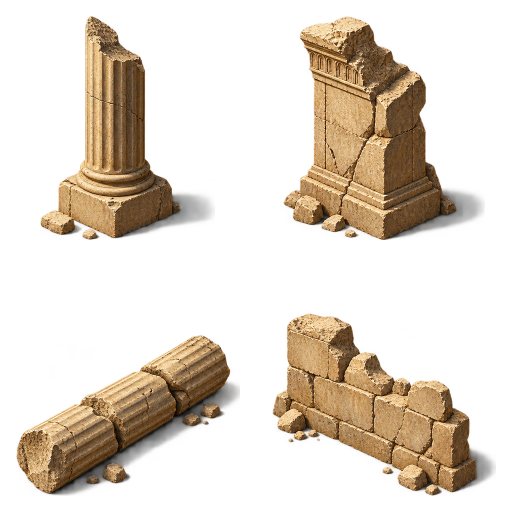
#> input picture flutter_game/art/desert-temple.webp, 1024 x 1024 px (shown at 1/2 size)
$ python prepare_desert_temple.py --source ../../flutter_game/art/desert-temple.webp
#> lines starting #> are read from the running program, lines starting #| are printed output that depends on the picture
"""Fit four original generated temple props into isolated, grounded atlas cells."""
import argparse
import hashlib
import json
import shutil
from pathlib import Path
from PIL import Image

parser = argparse.ArgumentParser(description=__doc__)
parser.add_argument('--source', required=True, type=Path)
source = parser.parse_args().source
root = Path(__file__).resolve().parents[2]
with Image.open(source) as raw:
#> raw is the input picture: PIL image 1024x1024 RGBA; mean R, G, B, A 49.3, 38.3, 24.6, 73.3
    original = raw.convert('RGBA')
atlas = Image.new('RGBA', (1024, 1024))
#> atlas: PIL image 1024x1024 RGBA; every value is 0
frames = []
for i in range(4):
    box = (round((i % 2) * original.width / 2), round((i // 2) * original.height / 2),
           round((i % 2 + 1) * original.width / 2), round((i // 2 + 1) * original.height / 2))
    tile = original.crop(box)
    bounds = tile.getchannel('A').point(lambda a: 255 if a > 12 else 0).getbbox()
    if bounds is None:
        raise ValueError('Generated prop cell is empty')
    tile = tile.crop(bounds)
    scale = min(448 / tile.width, 448 / tile.height)
    size = (round(tile.width * scale), round(tile.height * scale))
    tile = tile.convert('RGBa').resize(size, Image.Resampling.LANCZOS).convert('RGBA')
    at = (i % 2 * 512 + (512 - size[0]) // 2, i // 2 * 512 + 480 - size[1])
    atlas.alpha_composite(tile, at)
    frames.append({'index': i, 'sourceCell': box, 'contentCrop': bounds,
                   'outputContent': [*at, *size], 'footY': 480})
#> this loop made 4 passes
#> bounds on passes 1 to 4: (81, 32, 430, 480), (54, 32, 458, 480), (32, 158, 480, 480), (33, 114, 480, 480)
#> pass 1, `tile = original.crop(box)`:
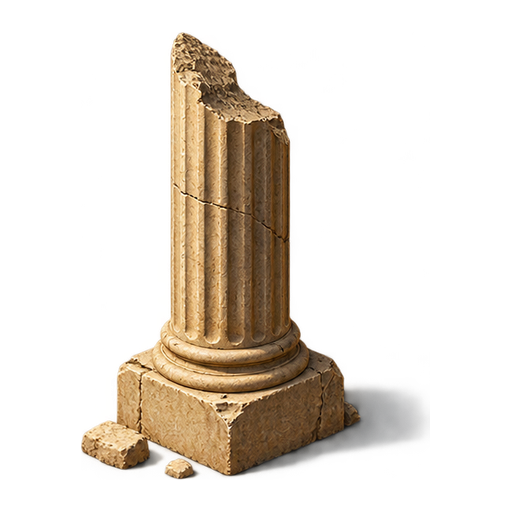
#> tile: PIL image 512x512 RGBA; mean R, G, B, A 38.3, 30, 19.1, 59.2; transparent parts drawn white
#> pass 1, `tile = tile.crop(bounds)`:
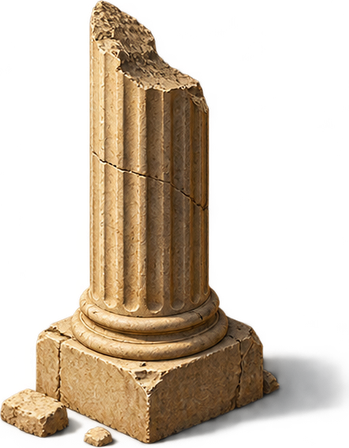
#> tile: PIL image 349x448 RGBA; mean R, G, B, A 64.2, 50.3, 32, 99.3; transparent parts drawn white
#> pass 2, `tile = original.crop(box)`:
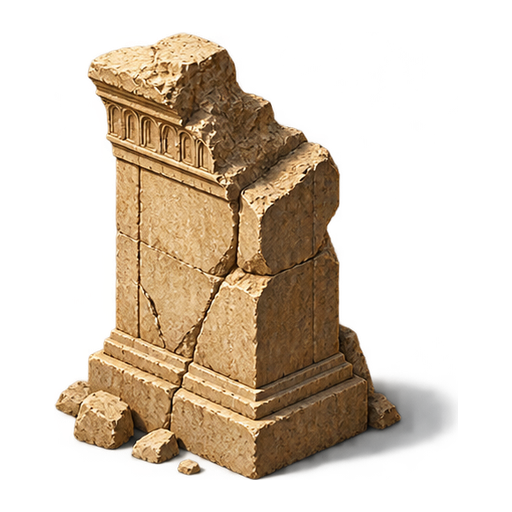
#> tile: PIL image 512x512 RGBA; mean R, G, B, A 62.1, 48, 31.2, 93.2; transparent parts drawn white
#> after the loop:
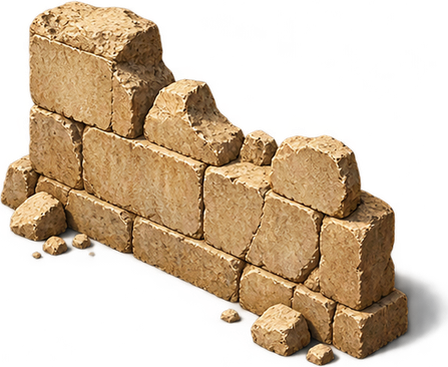
#> tile: PIL image 448x367 RGBA; mean R, G, B, A 93.7, 72.1, 45.8, 124.9; transparent parts drawn white
#> after the loop, frames = 4 items
output = root / 'flutter_game/art/desert-temple.webp'
atlas.save(output, format='WEBP', lossless=True, method=6, exact=True)
archive = root / 'docs/art/desert-temple-original.png'
if source.resolve() != archive.resolve():
    shutil.copyfile(source, archive)
metadata = {'generator': 'image_gen', 'packer': 'tools/world-art/prepare_desert_temple.py',
            'original': str(archive.relative_to(root)),
            'originalSha256': hashlib.sha256(archive.read_bytes()).hexdigest(),
            'runtime': str(output.relative_to(root)),
            'runtimeSha256': hashlib.sha256(output.read_bytes()).hexdigest(),
            'size': [1024, 1024], 'decodedRGBABytes': 4194304,
            'columns': 2, 'rows': 2, 'transparentPadding': 32, 'frames': frames}
(root / 'docs/art/desert-temple-provenance.json').write_text(json.dumps(metadata, indent=2) + '\n')

$ run again, with flutter_game/art/action-glyphs.webp copied over flutter_game/art/desert-temple.webp
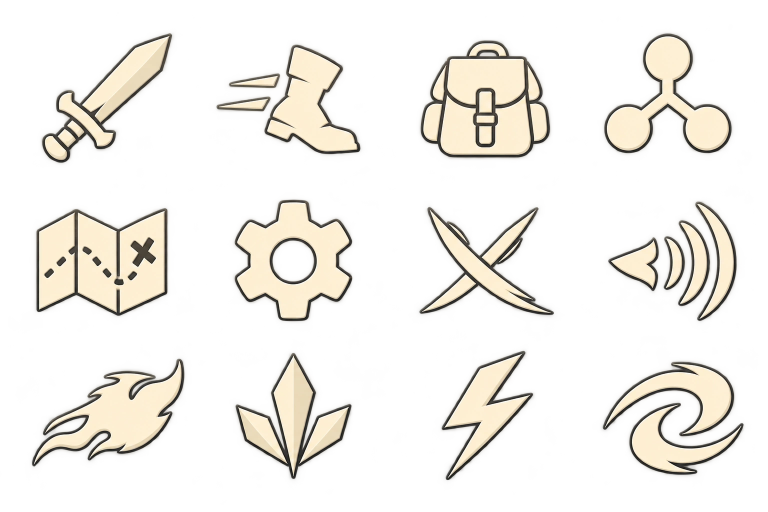
#> input picture flutter_game/art/action-glyphs.webp, 1536 x 1024 px (shown at 1/2 size)
#> raw is the input picture: PIL image 1536x1024 RGBA; mean R, G, B, A 111.6, 106.3, 94.7, 56.9
#> the loop `for i in range(4):` made 4 passes
#> bounds on passes 1 to 4: (69, 65, 724, 512), (70, 64, 707, 512), (62, 0, 707, 448), (69, 0, 722, 449)
#> after the loop `for i in range(4):`:
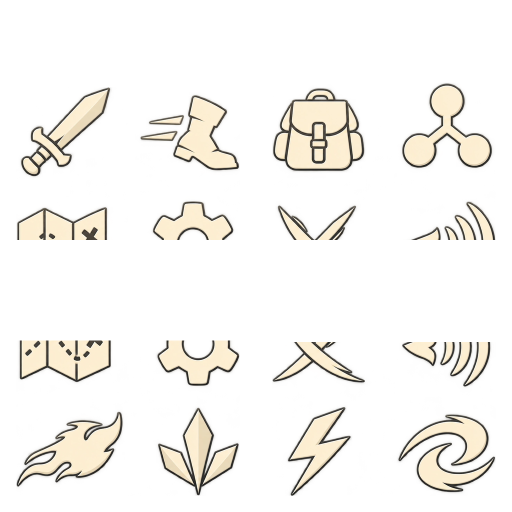
#> atlas: PIL image 1024x1024 RGBA (shown at 1/2 size); mean R, G, B, A 40.8, 38.1, 32.8, 40.9; transparent parts drawn white
#> after the loop `for i in range(4):`:
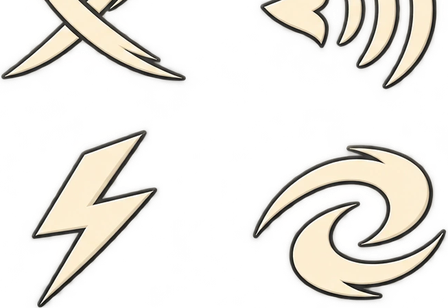
#> tile: PIL image 448x308 RGBA; mean R, G, B, A 67.9, 63.4, 54, 65.7; transparent parts drawn white
#> after the loop `for i in range(4):`: frames = 4 items
